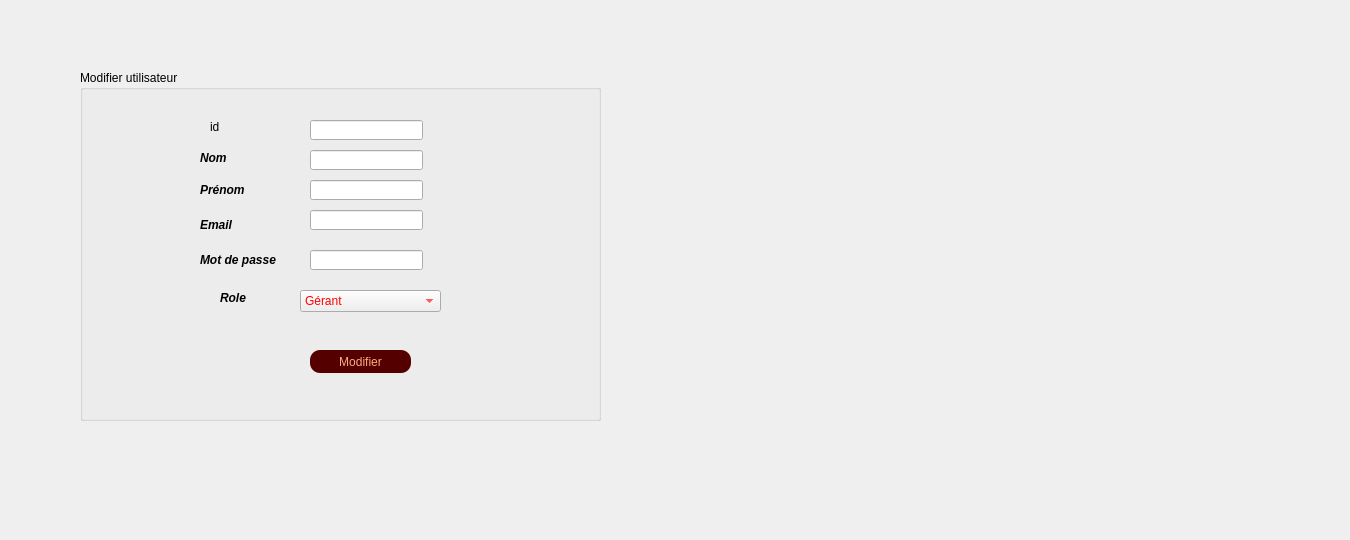
    <widget class="QWidget" name="page_4">
     <widget class="QGroupBox" name="groupBox_4">
      <property name="geometry">
       <rect>
        <x>80</x>
        <y>70</y>
        <width>521</width>
        <height>351</height>
       </rect>
      </property>
      <property name="styleSheet">
       <string notr="true">QPushButton { color: red }
QLineEdit { color: red }
QComboBox { color: red }

QPushButton{
    color: rgb(255, 170, 127);
	font: 63 10pt &quot;Yu Gothic UI Semibold&quot;;

    background-color: rgb(255, 170, 127);
	background: rgb(85, 0, 0);

	border-radius:10px;
}
QPushButton:hover
{
color: rgb(255, 170, 127);

background:rgb(175, 31, 36);



border-radius:10px;
}

QPushButton:focus
{
color: rgb(255, 170, 127);

background:rgb(175, 31, 36);

border-radius:10px;
}</string>
      </property>
      <property name="title">
       <string>Modifier utilisateur</string>
      </property>
      <widget class="QLabel" name="label_13">
       <property name="geometry">
        <rect>
         <x>120</x>
         <y>80</y>
         <width>61</width>
         <height>16</height>
        </rect>
       </property>
       <property name="styleSheet">
        <string notr="true"/>
       </property>
       <property name="text">
        <string>&lt;html&gt;&lt;head/&gt;&lt;body&gt;&lt;p&gt;&lt;span style=&quot; font-size:9pt; font-weight:600; font-style:italic;&quot;&gt;Nom&lt;/span&gt;&lt;/p&gt;&lt;/body&gt;&lt;/html&gt;</string>
       </property>
      </widget>
      <widget class="QLabel" name="label_14">
       <property name="geometry">
        <rect>
         <x>120</x>
         <y>110</y>
         <width>71</width>
         <height>21</height>
        </rect>
       </property>
       <property name="text">
        <string>&lt;html&gt;&lt;head/&gt;&lt;body&gt;&lt;p&gt;&lt;span style=&quot; font-size:9pt; font-weight:600; font-style:italic;&quot;&gt;Prénom&lt;/span&gt;&lt;/p&gt;&lt;/body&gt;&lt;/html&gt;</string>
       </property>
      </widget>
      <widget class="QLabel" name="label_15">
       <property name="geometry">
        <rect>
         <x>120</x>
         <y>140</y>
         <width>47</width>
         <height>31</height>
        </rect>
       </property>
       <property name="text">
        <string>&lt;html&gt;&lt;head/&gt;&lt;body&gt;&lt;p&gt;&lt;span style=&quot; font-size:9pt; font-weight:600; font-style:italic;&quot;&gt;Email&lt;/span&gt;&lt;/p&gt;&lt;/body&gt;&lt;/html&gt;</string>
       </property>
      </widget>
      <widget class="QLabel" name="label_16">
       <property name="geometry">
        <rect>
         <x>120</x>
         <y>180</y>
         <width>91</width>
         <height>20</height>
        </rect>
       </property>
       <property name="text">
        <string>&lt;html&gt;&lt;head/&gt;&lt;body&gt;&lt;p&gt;&lt;span style=&quot; font-size:9pt; font-weight:600; font-style:italic;&quot;&gt;Mot de passe&lt;/span&gt;&lt;/p&gt;&lt;/body&gt;&lt;/html&gt;</string>
       </property>
      </widget>
      <widget class="QLabel" name="label_17">
       <property name="geometry">
        <rect>
         <x>140</x>
         <y>220</y>
         <width>41</width>
         <height>16</height>
        </rect>
       </property>
       <property name="minimumSize">
        <size>
         <width>41</width>
         <height>0</height>
        </size>
       </property>
       <property name="maximumSize">
        <size>
         <width>41</width>
         <height>16777215</height>
        </size>
       </property>
       <property name="text">
        <string>&lt;html&gt;&lt;head/&gt;&lt;body&gt;&lt;p&gt;&lt;span style=&quot; font-size:9pt; font-weight:600; font-style:italic;&quot;&gt;Role&lt;/span&gt;&lt;/p&gt;&lt;/body&gt;&lt;/html&gt;</string>
       </property>
      </widget>
      <widget class="QLineEdit" name="inscription_nom_3">
       <property name="geometry">
        <rect>
         <x>230</x>
         <y>80</y>
         <width>113</width>
         <height>20</height>
        </rect>
       </property>
       <property name="text">
        <string/>
       </property>
      </widget>
      <widget class="QLineEdit" name="inscription_prenom_3">
       <property name="geometry">
        <rect>
         <x>230</x>
         <y>110</y>
         <width>113</width>
         <height>20</height>
        </rect>
       </property>
       <property name="text">
        <string/>
       </property>
      </widget>
      <widget class="QLineEdit" name="inscription_email_3">
       <property name="geometry">
        <rect>
         <x>230</x>
         <y>140</y>
         <width>113</width>
         <height>20</height>
        </rect>
       </property>
      </widget>
      <widget class="QLineEdit" name="inscription_mdp_3">
       <property name="geometry">
        <rect>
         <x>230</x>
         <y>180</y>
         <width>113</width>
         <height>20</height>
        </rect>
       </property>
      </widget>
      <widget class="QPushButton" name="modifier_utilisateur">
       <property name="geometry">
        <rect>
         <x>230</x>
         <y>280</y>
         <width>101</width>
         <height>23</height>
        </rect>
       </property>
       <property name="styleSheet">
        <string notr="true"/>
       </property>
       <property name="text">
        <string>Modifier</string>
       </property>
      </widget>
      <widget class="QComboBox" name="inscription_role_3">
       <property name="geometry">
        <rect>
         <x>220</x>
         <y>220</y>
         <width>141</width>
         <height>22</height>
        </rect>
       </property>
       <property name="styleSheet">
        <string notr="true"/>
       </property>
       <item>
        <property name="text">
         <string>Gérant</string>
        </property>
       </item>
       <item>
        <property name="text">
         <string>Chef</string>
        </property>
       </item>
       <item>
        <property name="text">
         <string>Serveur</string>
        </property>
       </item>
       <item>
        <property name="text">
         <string>Caissier</string>
        </property>
       </item>
       <item>
        <property name="text">
         <string>Gestionniare commande</string>
        </property>
       </item>
       <item>
        <property name="text">
         <string>Gestionnaire fournisseur</string>
        </property>
       </item>
      </widget>
      <widget class="QLabel" name="label_19">
       <property name="geometry">
        <rect>
         <x>130</x>
         <y>50</y>
         <width>47</width>
         <height>14</height>
        </rect>
       </property>
       <property name="text">
        <string>id</string>
       </property>
      </widget>
      <widget class="QLineEdit" name="inscription_id_3">
       <property name="geometry">
        <rect>
         <x>230</x>
         <y>50</y>
         <width>113</width>
         <height>20</height>
        </rect>
       </property>
      </widget>
     </widget>
     <widget class="QLabel" name="label_36">
      <property name="geometry">
       <rect>
        <x>630</x>
        <y>10</y>
        <width>711</width>
        <height>521</height>
       </rect>
      </property>
      <property name="text">
       <string/>
      </property>
      <property name="pixmap">
       <pixmap>add-user-2-256.png</pixmap>
      </property>
     </widget>
    </widget>
